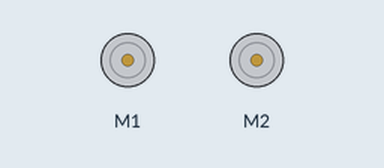
Recording of a sketch running on a simulated Arduino Leonardo, built with avr-gcc and run on an emulated ATmega32U4. Shown: 2 × DC motor (green arrow = forward, orange = backward, longer = faster). What the sketch prints to the serial monitor is not drawn.

Above: at 0.1 s.
At 17.1 s:
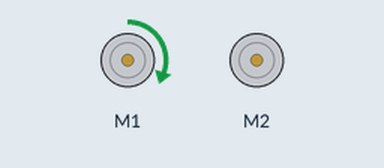
Timing chart, 0 to 18.6 s (numbered marks = the images above):
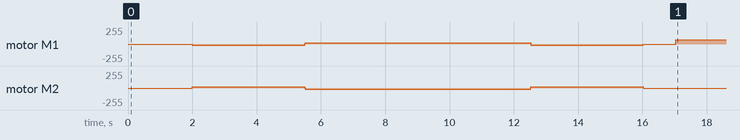

Measured:
- by itself, motor M1: stopped → backward 19/255 at 2.0 s, → forward 19/255 3.5 s later, → backward 19/255 7.0 s later, → stopped 3.5 s later, … (5 changes in this stretch)

The sketch:

lab8.ino
```cpp
#include <Pololu3piPlus32U4.h>
#include "PDcontroller.h"
//#include "PDcontroller.h" //Uncomment after you import your PDcontroller files

using namespace Pololu3piPlus32U4;

LineSensors lineSensors;
Motors motors;

#define minOutput -100
#define maxOutput 100
#define baseSpeed 100
#define kp_line 2.0    // Adjust this for better response
#define kd_line 1.0    // Adjust this for smoothness

PDcontroller pd_line(kp_line, kd_line, minOutput, maxOutput);

// Recommended Variables

// Calibration
int calibrationSpeed = 30;  // Speed for calibration
unsigned int lineSensorValues[5];  // Stores sensor readings

// Line Following
int lineCenter;  // The center position for the line
int16_t robotPosition;  // This will be updated to keep track of robot's position on the line

void calibrateSensors()
{
  Serial.println("Starting sensor calibration...");

  // Clear old values (optional for your flow)
  for (int i = 0; i < 5; i++)
  {
    lineSensorValues[i] = 0;
  }

  // --- Turn 90° LEFT ---
  Serial.println("Turning 90° LEFT...");
  motors.setSpeeds(-calibrationSpeed, calibrationSpeed);
  delay(3500); // Adjust this until you get a real 90° turn
  motors.setSpeeds(0, 0);
  Serial.println("Finished 90° LEFT turn. Reading sensors...");

  // Read and print sensor values at 90° left orientation
  lineSensors.read(lineSensorValues);
  for (int i = 0; i < 5; i++) {
    Serial.print("  Sensor ");
    Serial.print(i);
    Serial.print(": ");
    Serial.println(lineSensorValues[i]);
  }

  // --- Return to CENTER from Left (another 90° turn right) ---
  Serial.println("Returning to CENTER orientation...");
  motors.setSpeeds(calibrationSpeed, -calibrationSpeed);
  delay(3500);
  motors.setSpeeds(0, 0);
  Serial.println("Returned to CENTER. Reading sensors...");

  lineSensors.read(lineSensorValues);
  for (int i = 0; i < 5; i++) {
    Serial.print("  Sensor ");
    Serial.print(i);
    Serial.print(": ");
    Serial.println(lineSensorValues[i]);
  }

  // --- Turn 90° RIGHT from center ---
  Serial.println("Turning 90° RIGHT...");
  motors.setSpeeds(calibrationSpeed, -calibrationSpeed);
  delay(3500); // Adjust this for a true 90° turn
  motors.setSpeeds(0, 0);
  Serial.println("Finished 90° RIGHT turn. Reading sensors...");

  lineSensors.read(lineSensorValues);
  for (int i = 0; i < 5; i++) {
    Serial.print("  Sensor ");
    Serial.print(i);
    Serial.print(": ");
    Serial.println(lineSensorValues[i]);
  }

  // --- Return to CENTER from Right (another 90° turn left) ---
  Serial.println("Returning to CENTER orientation...");
  motors.setSpeeds(-calibrationSpeed, calibrationSpeed);
  delay(3500);
  motors.setSpeeds(0, 0);
  Serial.println("Returned to CENTER. Reading sensors...");

  lineSensors.read(lineSensorValues);
  for (int i = 0; i < 5; i++) {
    Serial.print("  Sensor ");
    Serial.print(i);
    Serial.print(": ");
    Serial.println(lineSensorValues[i]);
  }

  // Final stop
  motors.setSpeeds(0, 0);

  Serial.println("Calibration finished.");
  delay(1000);
}


void setup() {
  Serial.begin(9600);
  delay(2000);
  Serial.println("Robot is initializing...");

  calibrateSensors();  // Calibrate the line sensors

  // Initialize line sensors
  // lineSensors.init();
}
void loop() {
  // Read the line sensor values
  lineSensors.read(lineSensorValues);

  // Calculate the position of the line using the weighted sum method
  int lineCenter = 0;
  int totalWeight = 0;

  for (int i = 0; i < 5; i++) {
    lineCenter += lineSensorValues[i] * i;
    totalWeight += lineSensorValues[i];
  }

robotPosition = lineCenter / 5;


 // Print out the computed line center and robot position
  Serial.print("lineCenter: ");
  Serial.print(lineCenter);
  Serial.print(" | robotPosition: ");
  Serial.println(robotPosition);

  // Use the PD controller to compute the control output
  double controlOutput = pd_line.update(robotPosition, 2000);  // Target value is 2000

  // Print out the PD controller output
  Serial.print("controlOutput: ");
  Serial.println(controlOutput);

  // Adjust the robot's speed based on the control output
  int leftSpeed = baseSpeed + controlOutput;
  int rightSpeed = baseSpeed - controlOutput;

  // Ensure the robot's speed stays within bounds
  leftSpeed = constrain(leftSpeed, minOutput, maxOutput);
  rightSpeed = constrain(rightSpeed, minOutput, maxOutput);

 // Print final motor speeds
  Serial.print("Left Speed: ");
  Serial.print(leftSpeed);
  Serial.print(" | Right Speed: ");
  Serial.println(rightSpeed);


  // Set the motor speeds
  motors.setSpeeds(leftSpeed, rightSpeed);
  delay(100);
}
```

PDcontroller.cpp
```cpp
#include <Pololu3piPlus32U4.h>
#include "PDcontroller.h"
using namespace Pololu3piPlus32U4;

PDcontroller::PDcontroller(float kp, float kd, double minOutput, double maxOutput) {
  // initialize the private varaibles from Pcontroller.h here
  _kp = kp;
  _kd = kd;
  _minOutput = minOutput;
  _maxOutput = maxOutput;
  _previousError = 0.0;
  _previousTime = 0.0;
}

double PDcontroller::update(double value, double target_value){
  //Controller math here
  /*Hints: To add damping (derivative), you must have something to
           keep track of time for the rate of change.

           Also note that the first time PD controller is ran, we only have
           the P component, so consider using an if-else statement.

           Again, you need to return actuator controller value (_clampOut)
  */

  double error = target_value - value;
  unsigned long currentTime = millis();
  double deltaTime = (currentTime - _previousTime) / 1000.0; // Convert to seconds

  double P = _kp * error;
  double D = 0;

  // If not the first iteration, calculate derivative component
  if (_previousTime != 0) {
      double deltaError = error - _previousError;
      D = _kd * (deltaError / deltaTime);
  }

  double output = P + D;

  // Clamping output to max and min values
  if (output > _maxOutput) output = _maxOutput;
  if (output < _minOutput) output = _minOutput;

  // Store current values for next iteration
  _previousError = error;
  _previousTime = currentTime;

  return output;
}
```

PDcontroller.h
```cpp
#ifndef PDcontroller_h
#define PDcontroller_h
#include <Pololu3piPlus32U4.h>
using namespace Pololu3piPlus32U4;

class PDcontroller{
  public:
    PDcontroller(float kp, float kd, double minOutput, double maxOutput);
    double update(double value, double target_value); //may need to update with additional variables passed in this function

  private:
    //Add private variables here
    //Hint: You are adding 4 more variables to the
    //      ones from Pcontroller
    float _kp;
    float _kd;
    double _minOutput, _maxOutput;
    double _error, _previousError, _previousTime;
    double _Pout;

   // i used the following
    // float _kp, _kd;
    // double _minOutput, _maxOutput;
    // double _previousError = 0;
    // unsigned long _previousTime = 0;

};

#endif
```
